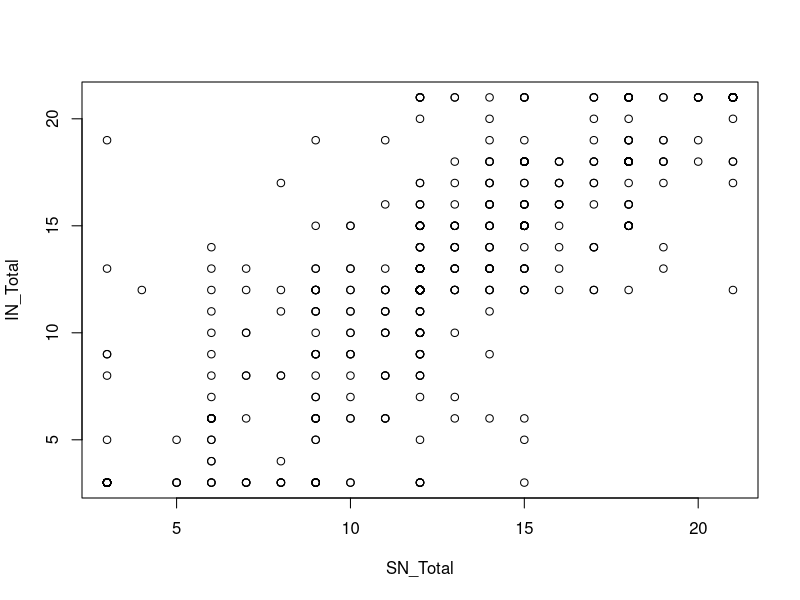
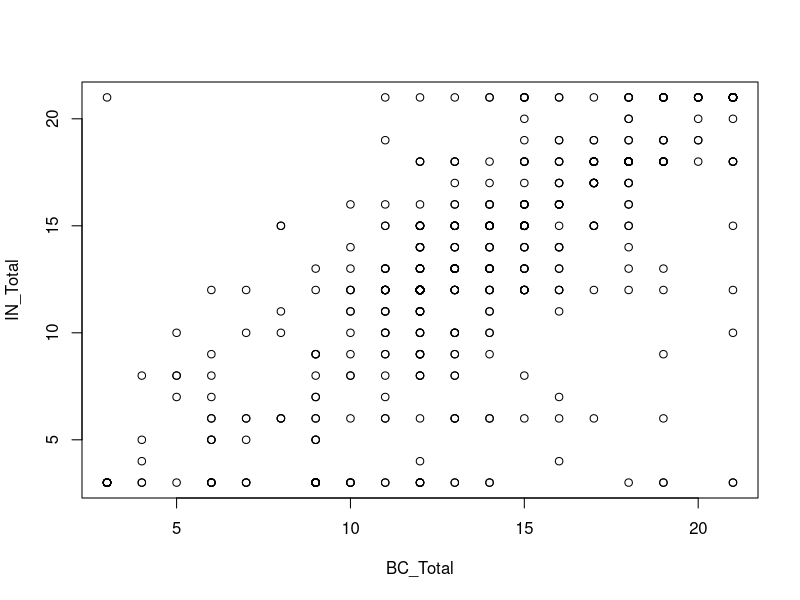
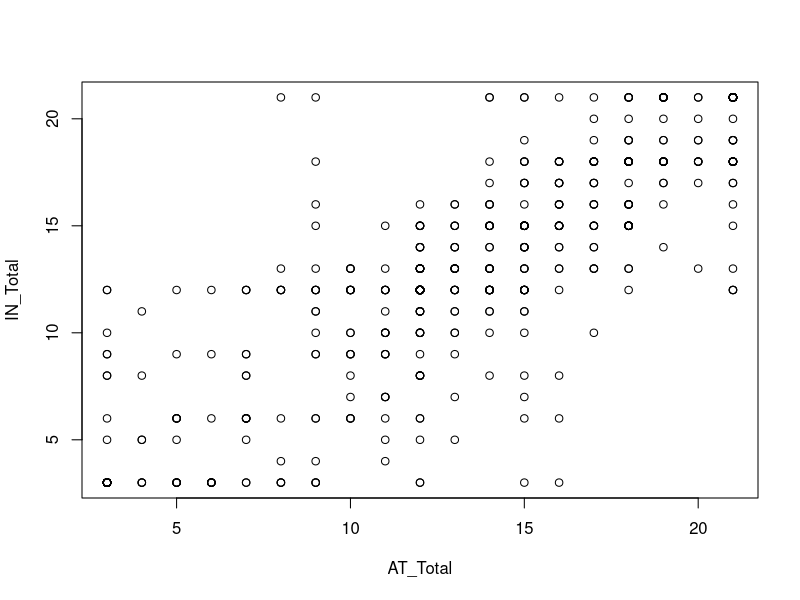
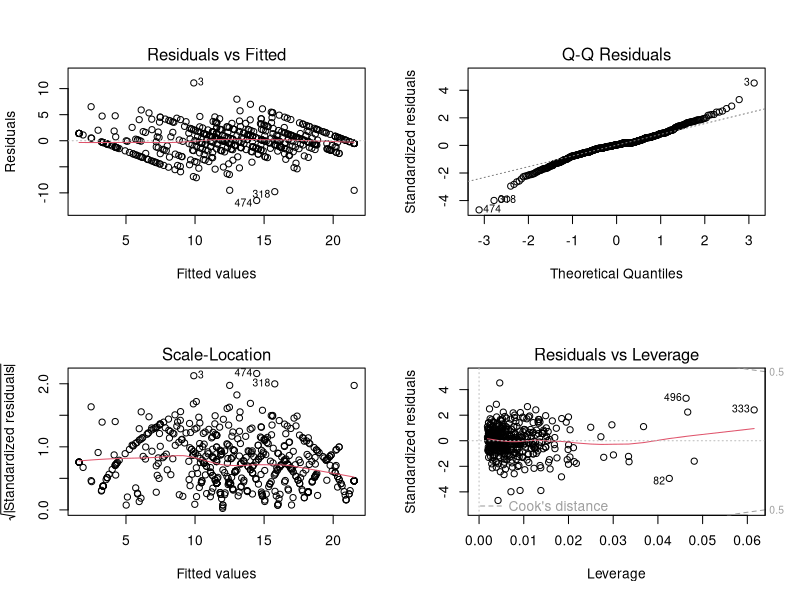
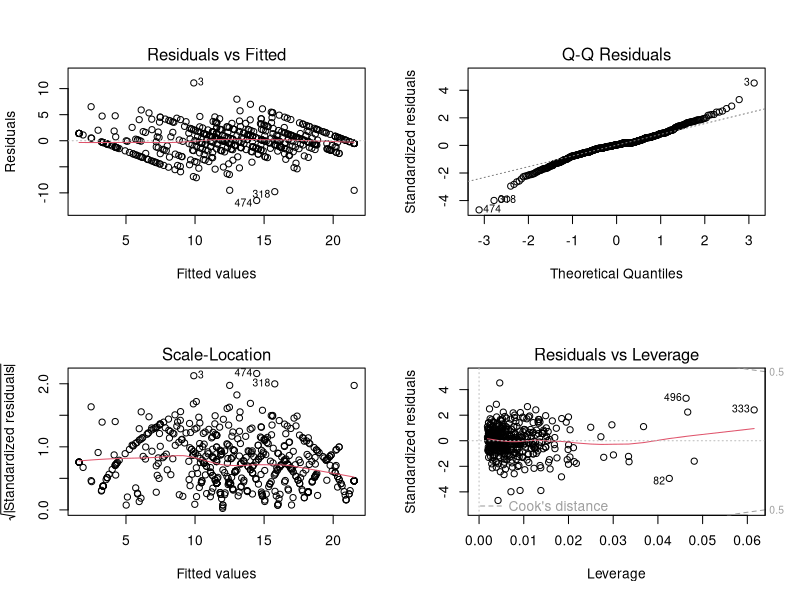

Generate these figures, in order, with R:
## ---- chunk 1
library("foreign")
library(ggplot2)
library(dplyr)
library(broom)
library(ggpubr)
library(tidyverse)
library(readr)
library(car)
## ---- chunk 2
Mydata=read.spss("data/COVID_data.sav",to.data.frame=T,use.value.labels=FALSE)
summary(Mydata$SE_Total)
## ---- chunk 3
Intention_lm <- lm(IN_Total ~ SN_Total + BC_Total + AT_Total, data = Mydata)
summary(Intention_lm)
## ---- chunk 4
plot(IN_Total ~ SN_Total, data = Mydata)
plot(IN_Total ~ BC_Total, data = Mydata)
plot(IN_Total ~ AT_Total, data = Mydata)
## ---- chunk 5
par(mfrow=c(2,2))
plot(Intention_lm)
par(mfrow=c(1,1))
## ---- chunk 6
par(mfrow=c(2,2))
plot(Intention_lm)
par(mfrow=c(1,1))
## ---- chunk 7
vif(Intention_lm)
